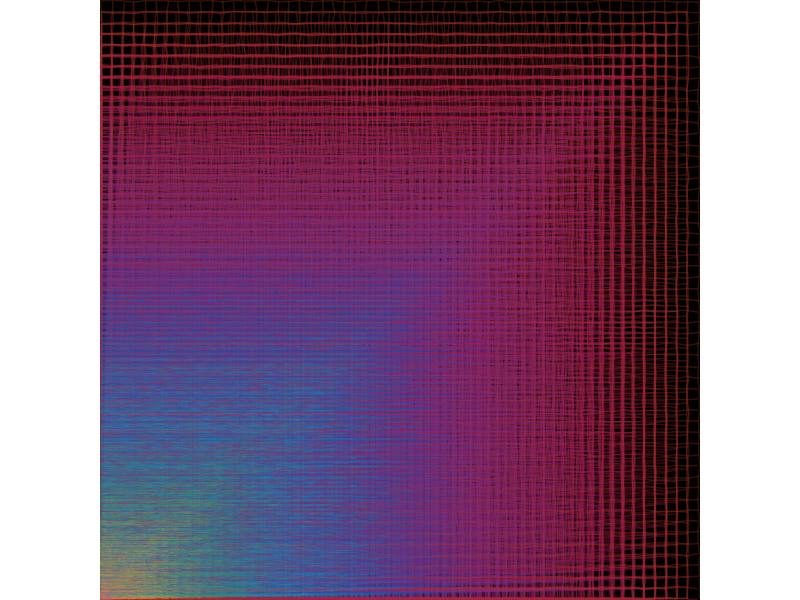

The R source for this figure:
#Genuary 17 2023 - A Grid Inside A Grid Inside A Grid

#=============================================================================#
#Library Load-in---------------------------------------------------------------
#=============================================================================#
library(dplyr) #For data manipulation
library(purrr) #For list manipulation/iterations
library(ggplot2) #For Plotting

#=============================================================================#
#Data Set-up-------------------------------------------------------------------
#=============================================================================#

#Number of grids in total#
n = 55

#X scale transformations
var_trans <- seq(0,10, length.out = n)

#Compiling grids
grid_data <- map2_df(var_trans, n, ~ tibble(x = seq(0,(.5)*..1, length.out = ..2),
                                            y = x) |> 
                       expand.grid())

#Adding color palette to grid data#
grid_data_color <- grid_data |>
  mutate(color = colorRampPalette(rev(c("#af3918", "#a21152", "#822b75",
                                        "#612884","#154baf","#0b82b9", 
                                        "#277e9d","#488e35","#e3a934",
                                        "#b2336a")))(nrow(grid_data))
                                        )
                                             
#=============================================================================#
#Final Piece-------------------------------------------------------------------
#=============================================================================#

grid_data_color |>
  ggplot(aes(x,y))+
  theme_void()+
  theme(plot.background = element_rect(fill = "black"))+
  geom_path(aes(group = x), 
            alpha = .3, 
            color = grid_data_color$color, 
            position = position_jitter(width = .01, height = .01))+
  geom_path(aes(group = y), 
            alpha =.3, 
            color = grid_data_color$color, 
            position = position_jitter(width = .01, height = .01))+
  geom_path(aes(group = x), 
            alpha = .03, 
            color = "white", 
            linewidth = .03)+
  geom_path(aes(group = y), 
            alpha = .03, 
            color = "white", 
            linewidth = .03)+
  coord_equal(expand = FALSE)

# ggsave("images/17.png",
#        device = "png",
#        dpi = 300,
#        bg = "transparent")
